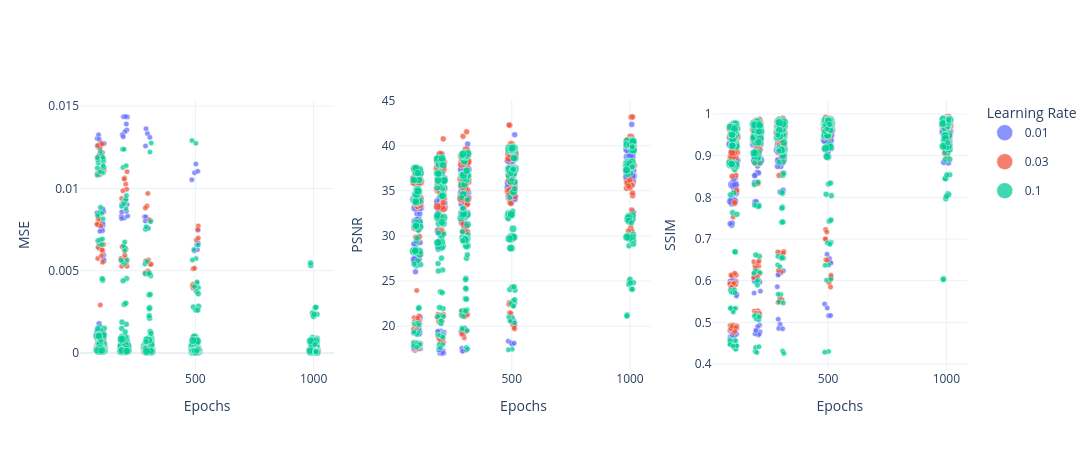

Notebook code for this chart:
### Code cell
plot_colored_by("lr", "Learning Rate")

### Figure 1 — Plotly figure (JSON) as saved in the notebook; plotly's stock layout.template omitted (floating-point values rounded to 4 significant figures; data arrays with more than 128 entries replaced by an {"elided": "..."} marker saying what was removed)
{"data": [{"customdata": {"elided": "370x10 mixed values"}, "hovertemplate": "epochs: %{customdata[0]}<br>params: %{customdata[1]}%  ·  loss: %{customdata[2]}<br>lr: %{customdata[3]:.1e}  ·  distance: %{customdata[4]}<br>cell_size: %{customdata[5]}  ·  knn_rate: %{customdata[6]}<br>time: %{customdata[7]}  ·  vram: %{customdata[8]}<br>MSE: %{y:.4g} ± %{customdata[9]:.2g}<extra></extra>", "legendgroup": "0.01", "marker": {"color": "#636EFA", "line": {"color": "white", "width": 0.5}, "opacity": 0.75, "size": {"elided": "370 float values"}, "sizemin": 2, "sizemode": "area", "sizeref": 430100000.0}, "mode": "markers", "name": "0.01", "showlegend": true, "x": {"elided": "370 float values"}, "y": {"elided": "370 float values"}, "type": "scatter", "xaxis": "x", "yaxis": "y"}, {"customdata": {"elided": "400x10 mixed values"}, "hovertemplate": "epochs: %{customdata[0]}<br>params: %{customdata[1]}%  ·  loss: %{customdata[2]}<br>lr: %{customdata[3]:.1e}  ·  distance: %{customdata[4]}<br>cell_size: %{customdata[5]}  ·  knn_rate: %{customdata[6]}<br>time: %{customdata[7]}  ·  vram: %{customdata[8]}<br>MSE: %{y:.4g} ± %{customdata[9]:.2g}<extra></extra>", "legendgroup": "0.03", "marker": {"color": "#EF553B", "line": {"color": "white", "width": 0.5}, "opacity": 0.75, "size": {"elided": "400 float values"}, "sizemin": 2, "sizemode": "area", "sizeref": 430100000.0}, "mode": "markers", "name": "0.03", "showlegend": true, "x": {"elided": "400 float values"}, "y": {"elided": "400 float values"}, "type": "scatter", "xaxis": "x", "yaxis": "y"}, {"customdata": {"elided": "435x10 mixed values"}, "hovertemplate": "epochs: %{customdata[0]}<br>params: %{customdata[1]}%  ·  loss: %{customdata[2]}<br>lr: %{customdata[3]:.1e}  ·  distance: %{customdata[4]}<br>cell_size: %{customdata[5]}  ·  knn_rate: %{customdata[6]}<br>time: %{customdata[7]}  ·  vram: %{customdata[8]}<br>MSE: %{y:.4g} ± %{customdata[9]:.2g}<extra></extra>", "legendgroup": "0.1", "marker": {"color": "#00CC96", "line": {"color": "white", "width": 0.5}, "opacity": 0.75, "size": {"elided": "435 float values"}, "sizemin": 2, "sizemode": "area", "sizeref": 430100000.0}, "mode": "markers", "name": "0.1", "showlegend": true, "x": {"elided": "435 float values"}, "y": {"elided": "435 float values"}, "type": "scatter", "xaxis": "x", "yaxis": "y"}, {"customdata": {"elided": "370x10 mixed values"}, "hovertemplate": "epochs: %{customdata[0]}<br>params: %{customdata[1]}%  ·  loss: %{customdata[2]}<br>lr: %{customdata[3]:.1e}  ·  distance: %{customdata[4]}<br>cell_size: %{customdata[5]}  ·  knn_rate: %{customdata[6]}<br>time: %{customdata[7]}  ·  vram: %{customdata[8]}<br>PSNR: %{y:.4g} ± %{customdata[9]:.2g}<extra></extra>", "legendgroup": "0.01", "marker": {"color": "#636EFA", "line": {"color": "white", "width": 0.5}, "opacity": 0.75, "size": {"elided": "370 float values"}, "sizemin": 2, "sizemode": "area", "sizeref": 430100000.0}, "mode": "markers", "name": "0.01", "showlegend": false, "x": {"elided": "370 float values"}, "y": {"elided": "370 float values"}, "type": "scatter", "xaxis": "x2", "yaxis": "y2"}, {"customdata": {"elided": "400x10 mixed values"}, "hovertemplate": "epochs: %{customdata[0]}<br>params: %{customdata[1]}%  ·  loss: %{customdata[2]}<br>lr: %{customdata[3]:.1e}  ·  distance: %{customdata[4]}<br>cell_size: %{customdata[5]}  ·  knn_rate: %{customdata[6]}<br>time: %{customdata[7]}  ·  vram: %{customdata[8]}<br>PSNR: %{y:.4g} ± %{customdata[9]:.2g}<extra></extra>", "legendgroup": "0.03", "marker": {"color": "#EF553B", "line": {"color": "white", "width": 0.5}, "opacity": 0.75, "size": {"elided": "400 float values"}, "sizemin": 2, "sizemode": "area", "sizeref": 430100000.0}, "mode": "markers", "name": "0.03", "showlegend": false, "x": {"elided": "400 float values"}, "y": {"elided": "400 float values"}, "type": "scatter", "xaxis": "x2", "yaxis": "y2"}, {"customdata": {"elided": "435x10 mixed values"}, "hovertemplate": "epochs: %{customdata[0]}<br>params: %{customdata[1]}%  ·  loss: %{customdata[2]}<br>lr: %{customdata[3]:.1e}  ·  distance: %{customdata[4]}<br>cell_size: %{customdata[5]}  ·  knn_rate: %{customdata[6]}<br>time: %{customdata[7]}  ·  vram: %{customdata[8]}<br>PSNR: %{y:.4g} ± %{customdata[9]:.2g}<extra></extra>", "legendgroup": "0.1", "marker": {"color": "#00CC96", "line": {"color": "white", "width": 0.5}, "opacity": 0.75, "size": {"elided": "435 float values"}, "sizemin": 2, "sizemode": "area", "sizeref": 430100000.0}, "mode": "markers", "name": "0.1", "showlegend": false, "x": {"elided": "435 float values"}, "y": {"elided": "435 float values"}, "type": "scatter", "xaxis": "x2", "yaxis": "y2"}, {"customdata": {"elided": "370x10 mixed values"}, "hovertemplate": "epochs: %{customdata[0]}<br>params: %{customdata[1]}%  ·  loss: %{customdata[2]}<br>lr: %{customdata[3]:.1e}  ·  distance: %{customdata[4]}<br>cell_size: %{customdata[5]}  ·  knn_rate: %{customdata[6]}<br>time: %{customdata[7]}  ·  vram: %{customdata[8]}<br>SSIM: %{y:.4g} ± %{customdata[9]:.2g}<extra></extra>", "legendgroup": "0.01", "marker": {"color": "#636EFA", "line": {"color": "white", "width": 0.5}, "opacity": 0.75, "size": {"elided": "370 float values"}, "sizemin": 2, "sizemode": "area", "sizeref": 430100000.0}, "mode": "markers", "name": "0.01", "showlegend": false, "x": {"elided": "370 float values"}, "y": {"elided": "370 float values"}, "type": "scatter", "xaxis": "x3", "yaxis": "y3"}, {"customdata": {"elided": "400x10 mixed values"}, "hovertemplate": "epochs: %{customdata[0]}<br>params: %{customdata[1]}%  ·  loss: %{customdata[2]}<br>lr: %{customdata[3]:.1e}  ·  distance: %{customdata[4]}<br>cell_size: %{customdata[5]}  ·  knn_rate: %{customdata[6]}<br>time: %{customdata[7]}  ·  vram: %{customdata[8]}<br>SSIM: %{y:.4g} ± %{customdata[9]:.2g}<extra></extra>", "legendgroup": "0.03", "marker": {"color": "#EF553B", "line": {"color": "white", "width": 0.5}, "opacity": 0.75, "size": {"elided": "400 float values"}, "sizemin": 2, "sizemode": "area", "sizeref": 430100000.0}, "mode": "markers", "name": "0.03", "showlegend": false, "x": {"elided": "400 float values"}, "y": {"elided": "400 float values"}, "type": "scatter", "xaxis": "x3", "yaxis": "y3"}, {"customdata": {"elided": "435x10 mixed values"}, "hovertemplate": "epochs: %{customdata[0]}<br>params: %{customdata[1]}%  ·  loss: %{customdata[2]}<br>lr: %{customdata[3]:.1e}  ·  distance: %{customdata[4]}<br>cell_size: %{customdata[5]}  ·  knn_rate: %{customdata[6]}<br>time: %{customdata[7]}  ·  vram: %{customdata[8]}<br>SSIM: %{y:.4g} ± %{customdata[9]:.2g}<extra></extra>", "legendgroup": "0.1", "marker": {"color": "#00CC96", "line": {"color": "white", "width": 0.5}, "opacity": 0.75, "size": {"elided": "435 float values"}, "sizemin": 2, "sizemode": "area", "sizeref": 430100000.0}, "mode": "markers", "name": "0.1", "showlegend": false, "x": {"elided": "435 float values"}, "y": {"elided": "435 float values"}, "type": "scatter", "xaxis": "x3", "yaxis": "y3"}], "layout": {"xaxis": {"anchor": "y", "domain": [0.0, 0.2867], "title": {"text": "Epochs"}}, "yaxis": {"anchor": "x", "domain": [0.0, 1.0], "title": {"text": "MSE"}}, "xaxis2": {"anchor": "y2", "domain": [0.3567, 0.6433], "title": {"text": "Epochs"}}, "yaxis2": {"anchor": "x2", "domain": [0.0, 1.0], "title": {"text": "PSNR"}}, "xaxis3": {"anchor": "y3", "domain": [0.7133, 1.0], "title": {"text": "Epochs"}}, "yaxis3": {"anchor": "x3", "domain": [0.0, 1.0], "title": {"text": "SSIM"}}, "legend": {"title": {"text": "Learning Rate"}}, "height": 450, "width": 1800}}
